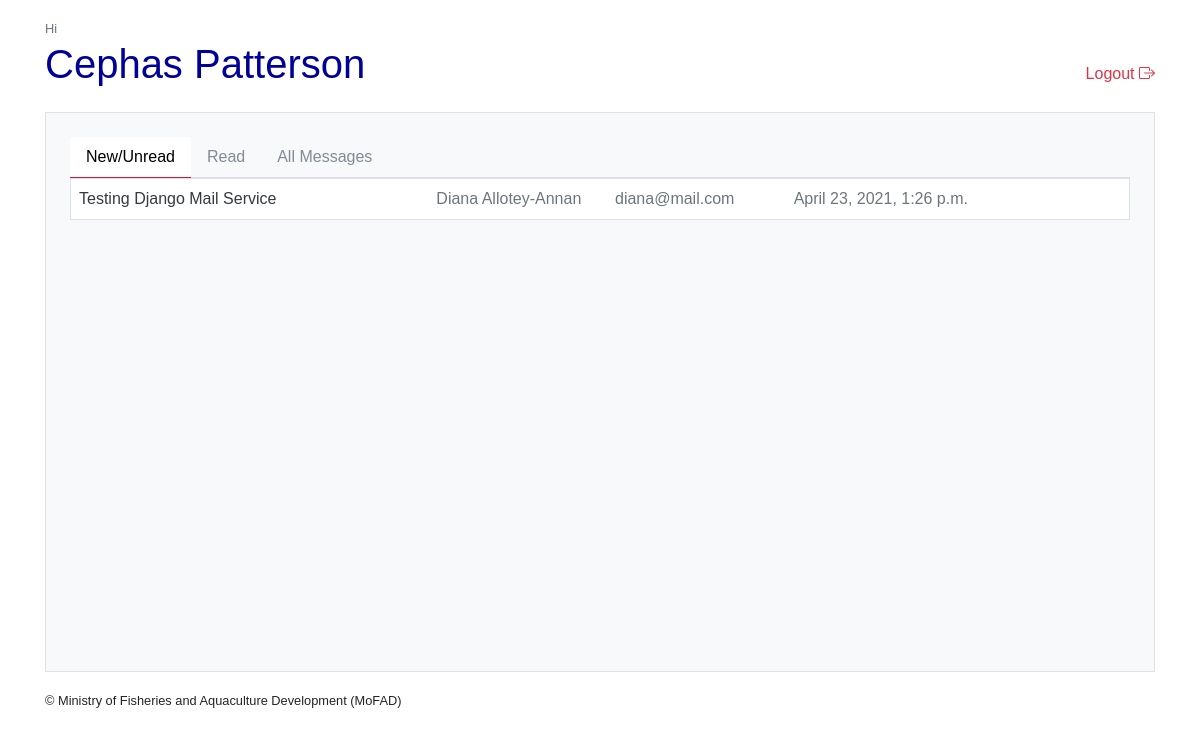
/contact-panel (signed in), run on the app's committed database.
### archives/models.py (models this page shows, shortened)
class Contact(models.Model):
    name = models.CharField(max_length=100)
    email = models.EmailField()
    phone = models.CharField(max_length=14)
    subject = models.CharField(max_length=200)
    message = RichTextField()
    is_read = models.BooleanField(default=False)
    slug = models.SlugField(default="")
    date = models.DateTimeField(default=timezone.now)
    class Meta:
        ordering = ["-date"]
    def get_absolute_url(self):
        return reverse("contact-detail", kwargs={"slug": self.slug})

### archives/views.py (the view)
# urls.py: path("contact-panel", views.ContactPanel, name="contact-panel"),
@login_required
def ContactPanel(request):
    unread = Contact.objects.filter(is_read=False)
    read = Contact.objects.filter(is_read=True)
    all = Contact.objects.all()
    context = {"unread_messages": unread, "read_messages": read, "all_messages": all}
    return render(request, "archives/contact_panel.html", context)

### archives/templates/archives/contact_panel.html (shortened to what this page needs)
{% extends 'base2.html' %}
{% block content %}
<nav class="menu border-bottom">
    <div class="nav nav-tabs" id="nav-tab" role="tablist">
        <a class="nav-item nav-link active" id="nav-home-tab" data-toggle="tab" href="#home" role="tab"
            aria-controls="nav-home" aria-selected="true">New/Unread</a>
        <a class="nav-item nav-link" id="nav-article-tab" data-toggle="tab" href="#profile" role="tab"
            aria-controls="nav-article" aria-selected="false">Read</a>
        <a class="nav-item nav-link" id="nav-profile-tab" data-toggle="tab" href="#contact" role="tab"
            aria-controls="nav-profile" aria-selected="false">All Messages</a>
    </div>
</nav>
<div class="tab-content" id="myTabContent">
    <div class="tab-pane fade show active" id="home" role="tabpanel" aria-labelledby="home-tab">
        {% if unread_messages %}
        {% for message in unread_messages %}
        <a href="{{message.get_absolute_url}}" class="message-card d-block text-dark bg-white border p-2">
            <div class="row">
                <div class="col-4" style="white-space: nowrap; overflow: hidden; text-overflow: ellipsis;">
                    {{message.subject}}
                </div>
                <div class="col-2 text-muted" style="white-space: nowrap; overflow: hidden; text-overflow: ellipsis;">
                    {{message.name}}
                </div>
                <div class="col-2 text-muted" style="white-space: nowrap; overflow: hidden; text-overflow: ellipsis;">
                    {{message.email}}
                </div>
                <div class="col text-muted">
                    {{message.date}}
                </div>
            </div>
        </a>
        {% endfor %}
        {% else %}
        <div class="p3 my-5 text-center">
            <h1>No New/Unread messages</h1>
        </div>
        {% endif %}
    </div>
</div>
{% endblock content %}

### archives/templates/base2.html (shortened to what this page needs)
<!DOCTYPE html>
{% load static %}
<html lang="en">
<head>
    <link rel="stylesheet" href="https://cdn.jsdelivr.net/npm/bootstrap@4.5.3/dist/css/bootstrap.min.css"
 />
    <link rel="stylesheet" href="https://cdn.jsdelivr.net/npm/bootstrap-icons@1.4.0/font/bootstrap-icons.css">
    <link rel="stylesheet" href="{% static 'main.css' %}" />
</head>
<body>
    <section class="my-3">
        <div class="container pb-4">
            <div class="d-flex">
                <div>
                    <small class="text-muted">Hi</small>
                    <h1 class="text-navy">{{user.first_name}} {{user.last_name}}</span></h3>
                </div>
                <div class="ml-auto pt-5">
                    <a href="{% url 'logout' %}" class="text-danger">
                        <h6>Logout <i class="bi bi-box-arrow-right"></i></h6>
                    </a>
                </div>
            </div>
            <div class="bg-light border my-3 p-4" style="min-height: 70vh;">
                {% block content %}
                {% endblock content %}
            </div>
            <small>&copy; Ministry of Fisheries and Aquaculture Development (MoFAD)</small>
        </div>
    </section>
</body>
</html>

### static/css/main.css (style rules this page uses)
html, body { margin: 0; padding: 0; font-family: "Josefin Sans", sans-serif !important; box-sizing: border-box; scroll-behavior: smooth !important; background-color: #fff; }
a { text-decoration: none !important; }
.text-navy { color: #000099 !important; }
.menu .nav-tabs { border: none !important; }
.menu .nav-item { border: none !important; color: #808b96 !important; font-weight: 500; outline: none; }
.menu .active { border-bottom: 1.5px solid crimson !important; color: black !important; }

### data on the page
Contact: subject "Testing Django Mail Service", name "Diana Allotey-Annan", email "diana@mail.com", date "April 23, 2021, 1:26 p.m."

### other printed values
{{ user.first_name }} "Cephas"
{{ user.last_name }} "Patterson"
